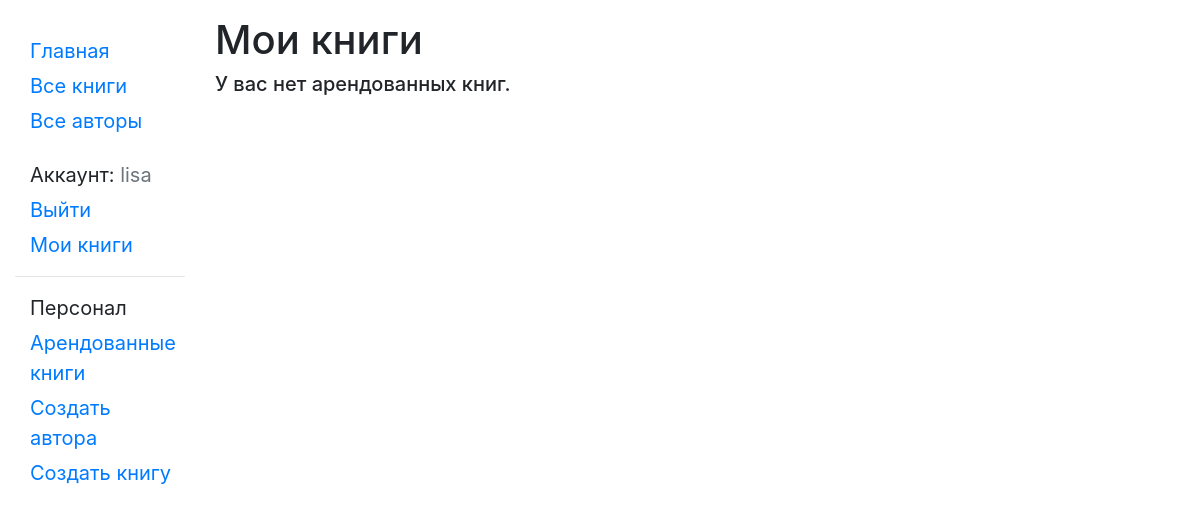
Page /catalog/mybooks/ (signed in) on the earlier database version.
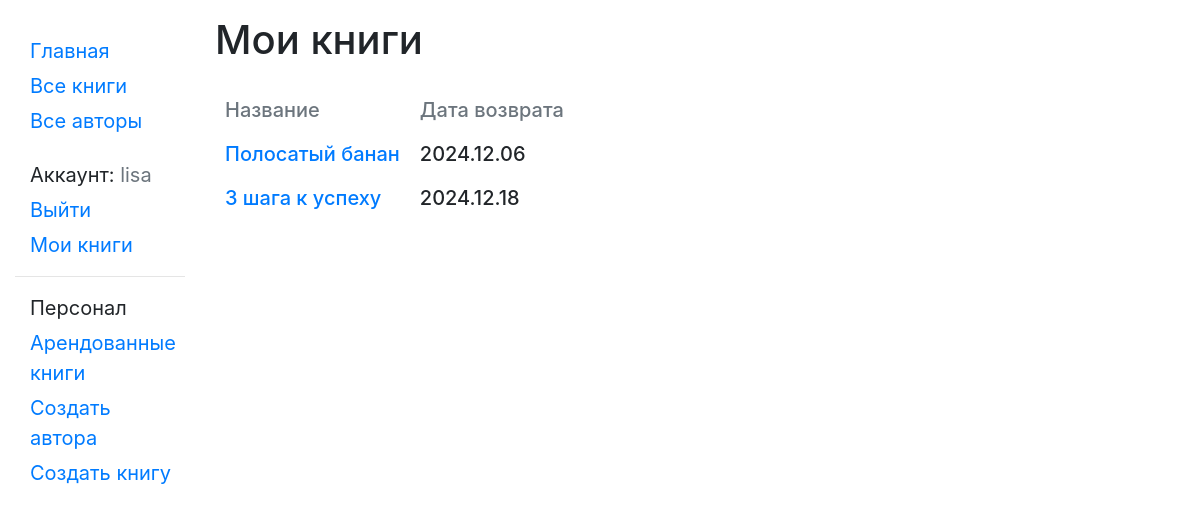
Same page on the later database version.
### catalog/models.py (models this page shows, shortened)
class BookInstance(models.Model):
    id = models.UUIDField(primary_key=True, default=uuid.uuid4, help_text="Unique ID for this particular book across whole library")
    book = models.ForeignKey('Book', on_delete=models.SET_NULL, null=True)
    imprint = models.CharField(max_length=200)
    due_back = models.DateField(null=True, blank=True)
    borrower = models.ForeignKey(User, on_delete=models.SET_NULL, null=True, blank=True)
    LOAN_STATUS = (
        ('m', 'Обслуживание'),
        ('o', 'Арендован'),
        ('a', 'Доступен'),
        ('r', 'Забронирован'),
    )
    status = models.CharField(max_length=1, choices=LOAN_STATUS, blank=True, default='m', help_text='Book availability')
    class Meta:
        ordering = ["due_back"]
        permissions = (("can_mark_returned", "Set book as returned"),)
    def due_back_format(self):
        return '.'.join((str(self.due_back)).split('-'))
    @property
    def is_overdue(self):
        if self.due_back and date.today() > self.due_back:
            return True
        return False

class Book(models.Model):
    title = models.CharField(max_length=200)
    author = models.ForeignKey('Author', on_delete=models.SET_NULL, null=True)
    summary = models.TextField(max_length=1000, help_text="Enter a brief description of the book")
    isbn = models.CharField('ISBN',max_length=13, help_text='13 Character <a href="https://www.isbn-international.org/content/what-isbn">ISBN number</a>')
    genre = models.ManyToManyField(Genre, help_text="Select a genre for this book")
    def display_genre(self):
        """
        Creates a string for the Genre. This is required to display genre in Admin.
        """
        return ', '.join([genre.name for genre in self.genre.all()[:3]])
    display_genre.short_description = 'Genre'

### catalog/views.py (the view)
class LoanedBooksByUserListView(LoginRequiredMixin,generic.ListView):
    model = BookInstance
    template_name ='catalog/bookinstance_list_borrowed_user.html'
    paginate_by = 10
    def get_queryset(self):
        return BookInstance.objects.filter(borrower=self.request.user).filter(status__exact='o').order_by('due_back')

### catalog/templates/catalog/bookinstance_list_borrowed_user.html
{% extends "base_generic.html" %}
{% block content %}
    <h1>Мои книги</h1>
    {% if bookinstance_list %}
    <table class="mt-4 h5 display-table">
        <tr class="text-secondary">
            <td>Название</td>
            <td>Дата возврата</td>
        </tr>
      {% for bookinst in bookinstance_list %}
      <tr>
        <td><a href="{% url 'book-detail' bookinst.book.pk %}">{{bookinst.book.title}}</a></td>
        <td><span class="{% if bookinst.is_overdue %}text-danger{% endif %}"> {{ bookinst.due_back_format }} </span></td>
      </tr>
      {% endfor %}
    </table>
    {% else %}
      <p class="h5">У вас нет арендованных книг.</p>
    {% endif %}
{% endblock %}

Differences in the rows shown:
now on this page (row edited): BookInstance: book "Полосатый банан", due_back_format "2024.12.06"
added BookInstance: book "3 шага к успеху", due_back_format "2024.12.18"
Other differences:
text no longer shown: "У вас нет арендованных книг."
text now shown: "Название Дата возврата"
